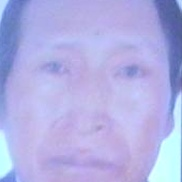
#> input picture Reconocedor/Data/Eusebio/imagen_124.jpg, 182 x 182 px, given in place of the camera
$ python capaentrada.py
#> lines starting #> are read from the running program, lines starting #| are printed output that depends on the picture
import cv2 as cv
import os
import imutils #Manejo de directorios
modelo='Kevin' #Nombre de la carpeta  //nombre de la carpeta de las fotos
ruta1='C:/Users/KEVIN/Music/Curso/ReconocedorFacial/Reconocedor/Data'  #SE USA ESTO '/' CUANDO SE CONTANE O SE USA VARIAS VECES LA RUTA.
rutacompleta = ruta1 + '/'+ modelo   # DECIMOS DONDE ES LA RUTA Y EL NOMBRE DE LA CARPETA A CREAR
if not os.path.exists(rutacompleta):  #CREAR SISKE NO EXISTE
    os.makedirs(rutacompleta)


camara=cv.VideoCapture(0)  #Captura camara  // SI DESEAN UN VIDEO PONER ('ruta del video')
ruidos=cv.CascadeClassifier('C:/Users/KEVIN/Music/Curso/ReconocedorFacial/entrenamientos opencv ruidos/opencv-master/data/haarcascades/haarcascade_frontalface_default.xml') #PARA QUE EL MODELO IGNORE LOS RUIDOS Y SOLO CAPTURE CARAS
id=0  #Contador
while True:
    respuesta,captura=camara.read() #Tomar capturas
#> captura is the input picture: shape (182, 182, 3); mean B, G, R 228.1, 176.2, 177.2
    if respuesta==False:break  #Cerrar Ventana si sucede algun problema
    captura=imutils.resize(captura,width=640)  #La imagen captura a menos dimensión para no sobrecargar memoria
#> captura: shape (640, 640, 3)

    grises=cv.cvtColor(captura, cv.COLOR_BGR2GRAY) #Convertir a escala de grises
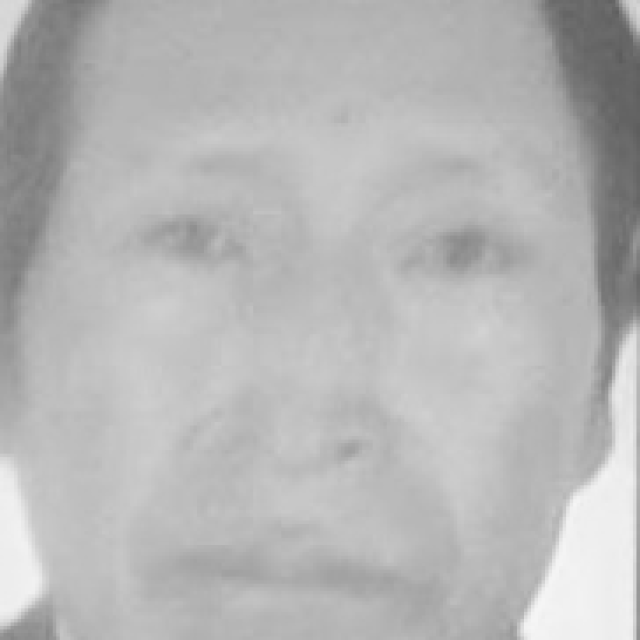
#> grises: shape (640, 640); min 92, max 245, mean 182.4
    idcaptura=captura.copy() #Aqui Se copia todo el proceso anterior.

    cara=ruidos.detectMultiScale(grises,1.3,5)  #Imagen captura, solo Caras
#> cara = [[40, 33, 559, 559]]

    for(x,y,e1,e2) in cara:
        cv.rectangle(captura, (x,y), (x+e1,y+e2), (0,255,0),2)  #Creamos el rectangulo, 1.Imagen, x&y, 2.(x+e1, x mas el vertice superior) (y+e2, y mas el vertice inferior)3. Color del rectangulo, 4.Tamaño del borde
        rostrocapturado=idcaptura[y:y+e2,x:x+e1]
        rostrocapturado=cv.resize(rostrocapturado, (182,182),interpolation=cv.INTER_CUBIC) #Aqui formamos un cuadrado
        cv.imwrite(rutacompleta+'/imagen_{}.jpg'.format(id), rostrocapturado) #Capturamos imagen. Y el archivo tendra como nombre "imagen_id".jpg
        id=id+1
#> this loop made 1 pass
#> (x, y, e1, e2, id) on pass 1: (40, 33, 559, 559, 1)
#> pass 1, `rostrocapturado=idcaptura[y:y+e2,x:x+e1]`:
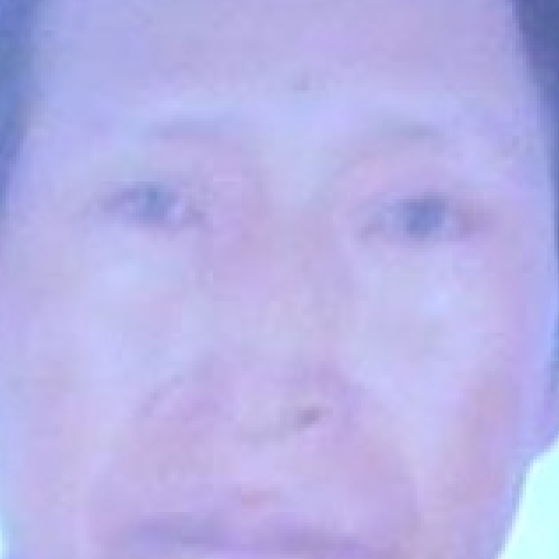
#> rostrocapturado: shape (559, 559, 3); mean B, G, R 230.5, 177.9, 183
#> after the loop:
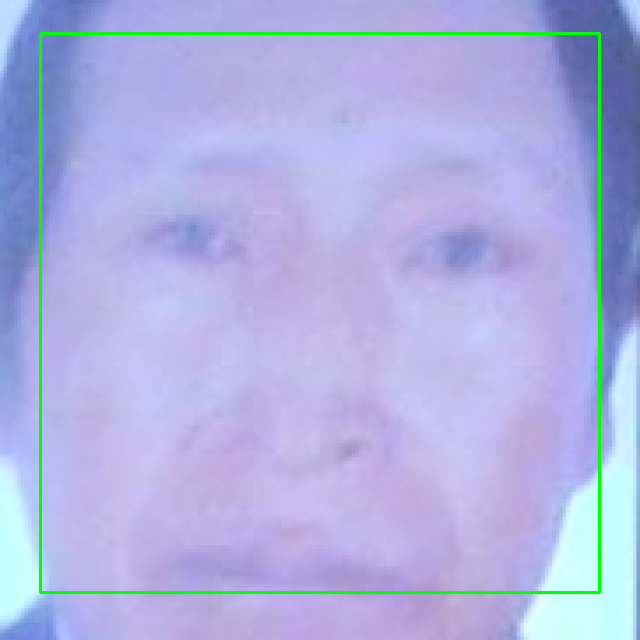
#> captura: shape (640, 640, 3); mean B, G, R 224.5, 177.6, 174.6
#> after the loop, id = 1

    cv.imshow("Resultado rostro", captura)

    if id==200:  #SOLO CAPTURA HASTA 200 imagenes  // PUEDE VARIAR SEGUN CUANTAS IMAGENES DESEEN
        break  #Se cierra
camara.release() #Apagamos
cv.destroyAllWindows() #Cerramos ventanas

$ run again, on Reconocedor/Data/Eusebio/imagen_232.jpg
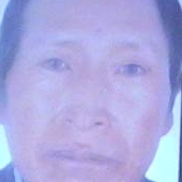
#> input picture Reconocedor/Data/Eusebio/imagen_232.jpg, 182 x 182 px, given in place of the camera
#> captura is the input picture: shape (182, 182, 3); mean B, G, R 224.7, 171.3, 172.7
#> `grises=cv.cvtColor(captura, cv.COLOR_BGR2GRAY)`:
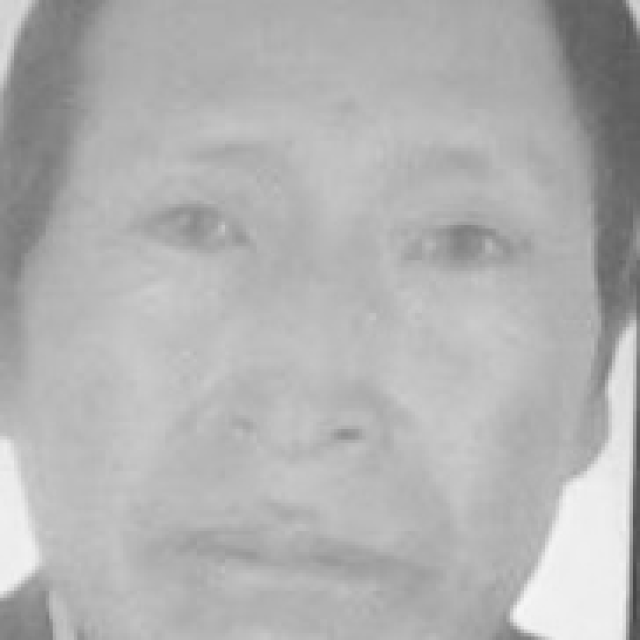
#> grises: shape (640, 640); min 69, max 246, mean 177.8
#> cara = [[35, 23, 559, 559]]
#> the loop `for(x,y,e1,e2) in cara:` made 1 pass
#> (x, y, e1, e2, id) on pass 1: (35, 23, 559, 559, 1)
#> after the loop `for(x,y,e1,e2) in cara:`:
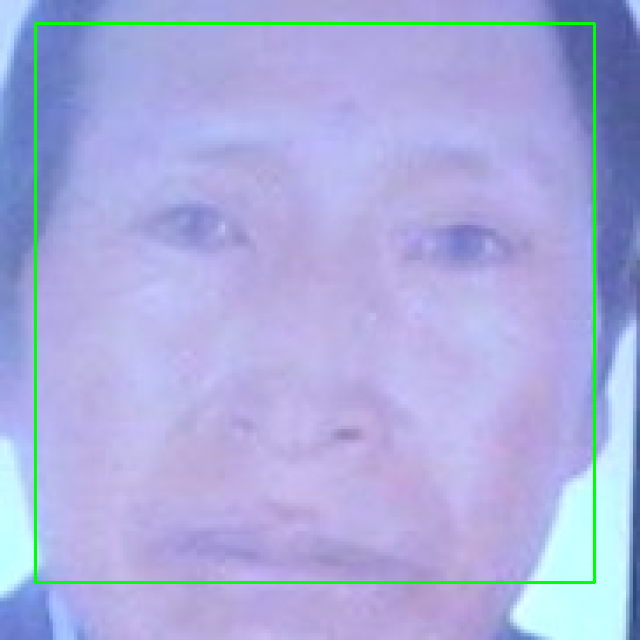
#> captura: shape (640, 640, 3); mean B, G, R 221.1, 172.8, 170.1
#> after the loop `for(x,y,e1,e2) in cara:`: id = 1
